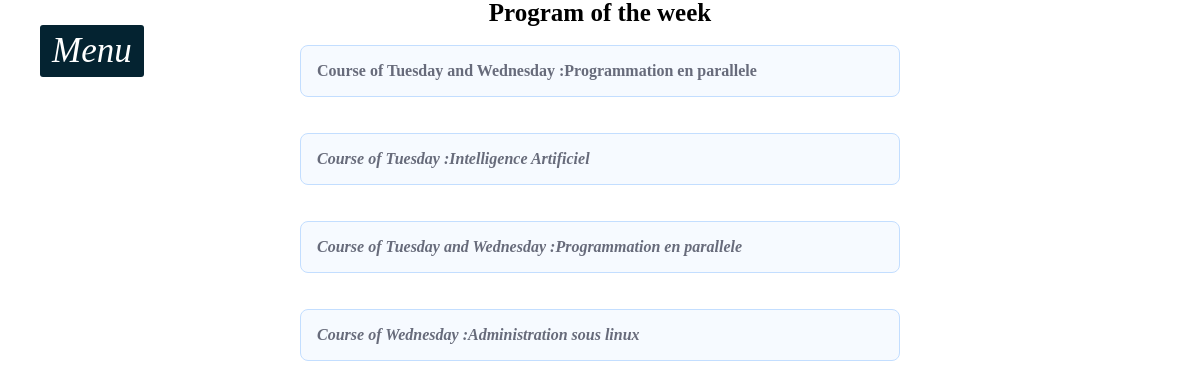
The page /horaire/ (signed in) on the database as committed earlier.
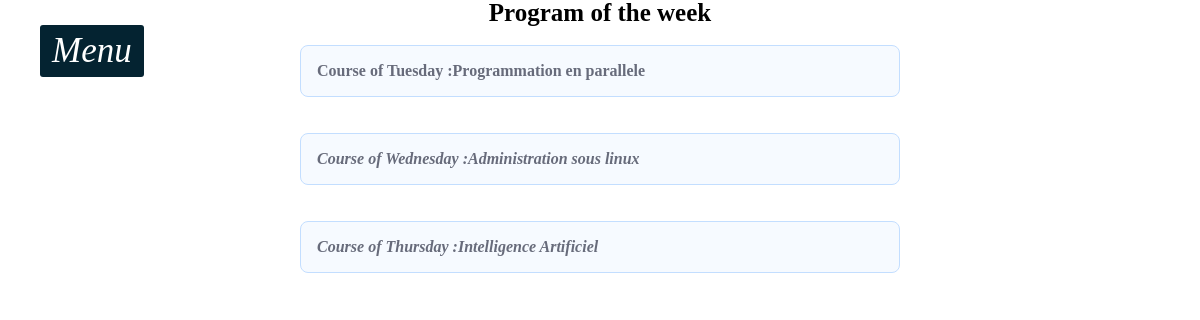
The same page on the database as committed later.
### cool/models.py (models this page shows, shortened)
class Cours(models.Model):
    nom=models.CharField(max_length=50)
    description=models.TextField(max_length=200,default=True)
    nombre_heure=models.IntegerField(null=True)
    prof=models.CharField(max_length=50,default='',blank=True)
    section=models.ManyToManyField(Section)
    promotion=models.ForeignKey(Promotion,on_delete=models.CASCADE)
    jour=models.ManyToManyField("Semaines",through="CoursSemaines",through_fields=('cours','jour'))

class Semaines(models.Model):
    jour=models.CharField(max_length=50,null=True)
    cours_de_semaines=models.ManyToManyField("Cours",through="CoursSemaines",through_fields=('jour','cours'))
    def __str__(self) -> str:
        return self.jour

### cool/views.py (the view)
# urls.py: path('horaire/',views.horaire,name='horaire'),
@login_required
def horaire(request):
    cours=Cours.objects.filter(promotion=request.user.promotion,section=request.user.section).order_by('jour').distinct()
    return render(request,'horaire.html',{'cours':cours})

### templates/horaire.html (shortened to what this page needs)
{% extends "base.html" %}
{% load static %}
{% block content %}
<h2 class="titre">Program of the week </h2>
{% for cour in cours %}
<div class="faq-container">
  <details>
    <summary>
      <span class="faq-title">
        Course of {% for jour in cour.jour.all.distinct  %}
        {% if forloop.counter == 2 %}
         and
        {% endif %}
        {{jour}}{% endfor %} :{{cour.nom}}
      </span>
    </summary>
    <div class="faq-content">
      <ul>
        <li> given by <i>{{cour.prof}}<i></li>
    </ul>
    </div>
  </details>
</div>
{% endfor %}
{% endblock content %}

### templates/base.html (shortened to what this page needs)
<!DOCTYPE html>
{% load static %}
<html lang="fr">
<head>
<link rel="stylesheet" href="{% static "style_base.css"%}">
</head>
<body>
    {% block sidebar %}
    {% include "sidebar.html" %}
    {% endblock sidebar %}
    <section>
        {% block content %}{% endblock content %}
    </section>
</body>
</html>

### templates/sidebar.html (shortened to what this page needs)
    <label for="check">
        <i id="btn">
            Menu
       </i>
    </label>

### static/style_base.css (style rules this page uses)
html { font-size: 16px; font-family: "Poppins"; }
body { background: white; height: 100%; }
* { margin: 0; padding: 0; list-style: none; text-decoration:none ; box-sizing: border-box; }
h2.titre, h3.titre { font-size: 25px; display: flex; align-items: center; text-decoration: 2px solid black; justify-content: center; line-height: 25px; }
label #btn, label #cancel { position:absolute; cursor:pointer; background: #042331; border-radius: 3px; }
label #btn { left:40px; top: 25px; font-size: 35px; color: white; padding:6px 12px; transition:all .5s ; }
section { background-position: center; background-size: cover; height: 100vh; transition: all .5s ease; }
.faq-container { display: flex; flex-direction: column; gap: 16px; margin-top: 20px; }
details { font-size: 1rem; margin: 0 auto; width: 100%; background: #F6FAFF; border-radius: 8px; position: relative; max-width: 600px; border: 1px solid #C3DEFF; transition: all 0.3s ease-in-out; }
summary { user-select: none; cursor: pointer; font-weight: 600; display: flex; list-style: none; padding: 1em; align-items: center; }
.faq-title { color: #1C2035; width: 90%; opacity: 0.65; transition: all 250ms ease-in-out; }
.faq-content { color: #303651; padding: 0.2em 1em 1em 1em; font-weight: 300; line-height: 1.5; }

Rows that differ between the two databases and show on the page:
no longer on one of the page's lists (row unchanged): Cours: nom "Programmation en parallele"
changed Cours "Programmation en parallele": loses Semaines (shows "and", jour "Wednesday"); loses Semaines (jour "Tuesday")
shown differently, row unchanged: Cours "Administration sous linux": moves up the list
computed for Cours "Intelligence Artificiel": gains Semaines (jour "Thursday"); loses Semaines (jour "Tuesday")
